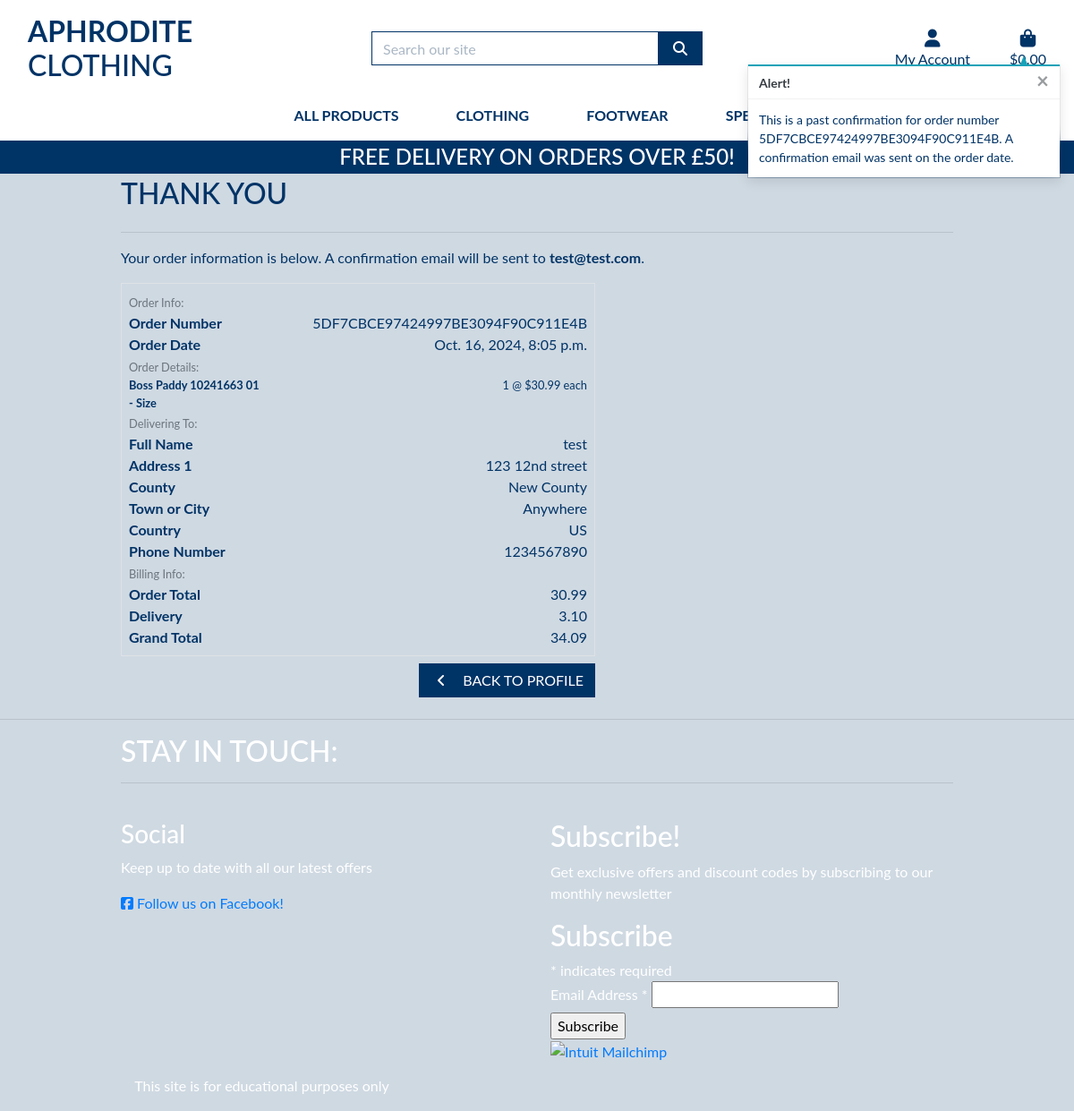
The page /profile/order_history/5DF7CBCE97424997BE3094F90C911E4B on the database its author committed.
### checkout/models.py (models this page shows, shortened)
class Order(models.Model):
    order_number = models.CharField(max_length=32, null=False, editable=False)
    user_profile = models.ForeignKey(UserProfile, on_delete=models.SET_NULL,
                                     null=True, blank=True,
                                     related_name='orders')
    full_name = models.CharField(max_length=50, null=False, blank=False)
    email = models.EmailField(max_length=254, null=False, blank=False)
    phone_number = models.CharField(max_length=20, null=False, blank=False)
    country = CountryField(blank_label='Country *',
                           max_length=40, null=False, blank=False)
    postcode = models.CharField(max_length=20, null=True, blank=True)
    town_or_city = models.CharField(max_length=40, null=False, blank=False)
    street_address1 = models.CharField(max_length=80, null=False, blank=False)
    street_address2 = models.CharField(max_length=80, null=True, blank=True)
    county = models.CharField(max_length=80, null=True, blank=True)
    date = models.DateTimeField(auto_now_add=True)
    delivery_cost = models.DecimalField(
        max_digits=6, decimal_places=2, null=False, default=0)
    order_total = models.DecimalField(
        max_digits=10, decimal_places=2, null=False, default=0)
    grand_total = models.DecimalField(
        max_digits=10, decimal_places=2, null=False, default=0)
    original_bag = models.TextField(null=False, blank=False, default='')
    stripe_pid = models.CharField(
        max_length=254, null=False, blank=False, default='')

class OrderLineItem(models.Model):
    order = models.ForeignKey(
        Order, null=False, blank=False, on_delete=models.CASCADE,
        related_name='lineitems')
    product = models.ForeignKey(
        Product, null=False, blank=False, on_delete=models.CASCADE)
    product_size = models.CharField(
        max_length=2, null=True, blank=True)  # XS, S, M, L, XL
    quantity = models.IntegerField(null=False, blank=False, default=0)
    lineitem_total = models.DecimalField(
        max_digits=6, decimal_places=2, null=False,
        blank=False, editable=False)

### products/models.py (models this page shows, shortened)
class Product(models.Model):
    category = models.ForeignKey(
        'Category', null=True, blank=True, on_delete=models.SET_NULL)
    sku = models.CharField(max_length=254, null=True, blank=True)
    name = models.CharField(max_length=254)
    description = models.TextField()
    has_sizes = models.BooleanField(default=False, null=True, blank=True)
    price = models.DecimalField(max_digits=6, decimal_places=2)
    rating = models.DecimalField(
        max_digits=6, decimal_places=2, null=True, blank=True)
    image_url = models.URLField(max_length=1024, null=True, blank=True)
    image = models.ImageField(null=True, blank=True)

### profiles/views.py (the view)
# urls.py: path('order_history/<order_number>',
def order_history(request, order_number):
    order = get_object_or_404(Order, order_number=order_number)
    messages.info(request, (
        f'This is a past confirmation for order number {order_number}. '
        'A confirmation email was sent on the order date.'
    ))
    template = 'checkout/checkout_success.html'
    context = {
        'order': order,
        'from_profile': True,
    }
    return render(request, template, context)

### bag/contexts.py (called while the page is built, shortened)
def bag_contents(request):
    bag_items = []
    total = 0
    product_count = 0
    bag = request.session.get('bag', {})
    if total < settings.FREE_DELIVERY_THRESHOLD:
        delivery = total * Decimal(settings.STANDARD_DELIVERY_PERCENTAGE / 100)
        free_delivery_delta = settings.FREE_DELIVERY_THRESHOLD - total
    else:
        delivery = 0
        free_delivery_delta = 0
    grand_total = delivery + total
    context = {
        'bag_items': bag_items,
        'total': total,
        'product_count': product_count,
        'delivery': delivery,
        'free_delivery_delta': free_delivery_delta,
        'free_delivery_threshold': settings.FREE_DELIVERY_THRESHOLD,
        'grand_total': grand_total,
    }
    return context

### checkout/templates/checkout/checkout_success.html (shortened to what this page needs)
{% extends "base.html" %}
{% load static %}
{% block extra_css %}
    <link rel="stylesheet" href="{% static 'checkout/css/checkout.css' %}">
{% endblock %}
{% block page_header %}
    <div class="container header-container">
    </div>
{% endblock %}
{% block content %}
    <div class="overlay"></div>
    <div class="container">
        <div class="row">
            <div class="col">
                <h2 class="logo-font mb-4">Thank You</h2>
                <hr>
                <p class="text-black">Your order information is below. A confirmation email will be sent to <strong>{{ order.email }}</strong>.</p>
            </div>
        </div>
        <div class="row">
            <div class="col-12 col-lg-7">
                <div class="order-confirmation-wrapper p-2 border">
                    <div class="row">
                        <div class="col">
                            <small class="text-muted">Order Info:</small>
                        </div>
                    </div>
                    <div class="row">
                        <div class="col-12 col-md-4">
                            <p class="mb-0 text-black font-weight-bold">Order Number</p>
                        </div>
                        <div class="col-12 col-md-8 text-md-right">
                            <p class="mb-0">{{ order.order_number }}</p>
                        </div>
                    </div>
                    <div class="row">
                        <div class="col-12 col-md-4">
                            <p class="mb-0 text-black font-weight-bold">Order Date</p>
                        </div>
                        <div class="col-12 col-md-8 text-md-right">
                            <p class="mb-0">{{ order.date }}</p>
                        </div>
                    </div>
                    <div class="row">
                        <div class="col">
                            <small class="text-muted">Order Details:</small>
                        </div>
                    </div>
                    {% for item in order.lineitems.all %}
                    <div class="row">
                        <div class="col-12 col-md-4">
                            <p class="small mb-0 text-black font-weight-bold">
                                {{ item.product.name }}{% if item.product_size %} - Size {{ item.product.size|upper }}{% endif %}
                            </p>
                        </div>
                        <div class="col-12 col-md-8 text-md-right">
                            <p class="small mb-0">{{ item.quantity }} @ ${{ item.product.price }} each</p>
                        </div>
                    </div>
                    {% endfor %}
                    <div class="row">
                        <div class="col">
                            <small class="text-muted">Delivering To:</small>
                        </div>
                    </div>
                    <div class="row">
                        <div class="col-12 col-md-4">
                            <p class="mb-0 text-black font-weight-bold">Full Name</p>
                        </div>
                        <div class="col-12 col-md-8 text-md-right">
                            <p class="mb-0">{{ order.full_name }}</p>
                        </div>
                    </div>
                    <div class="row">
                        <div class="col-12 col-md-4">
                            <p class="mb-0 text-black font-weight-bold">Address 1</p>
                        </div>
                        <div class="col-12 col-md-8 text-md-right">
                            <p class="mb-0">{{ order.street_address1 }}</p>
                        </div>
                    </div>
                    {% if order.county %}
                    <div class="row">
                        <div class="col-12 col-md-4">
                            <p class="mb-0 text-black font-weight-bold">County</p>
                        </div>
                        <div class="col-12 col-md-8 text-md-right">
                            <p class="mb-0">{{ order.county }}</p>
                        </div>
                    </div>
                    {% endif %}
                    <div class="row">
                        <div class="col-12 col-md-4">
                            <p class="mb-0 text-black font-weight-bold">Town or City</p>
                        </div>
                        <div class="col-12 col-md-8 text-md-right">
                            <p class="mb-0">{{ order.town_or_city }}</p>
                        </div>
                    </div>
                    <div class="row">
                        <div class="col-12 col-md-4">
                            <p class="mb-0 text-black font-weight-bold">Country</p>
                        </div>
                        <div class="col-12 col-md-8 text-md-right">
                            <p class="mb-0">{{ order.country }}</p>
                        </div>
                    </div>
                    <div class="row">
                        <div class="col-12 col-md-4">
                            <p class="mb-0 text-black font-weight-bold">Phone Number</p>
                        </div>
                        <div class="col-12 col-md-8 text-md-right">
                            <p class="mb-0">{{ order.phone_number }}</p>
                        </div>
                    </div>
                    <div class="row">
                        <div class="col">
                            <small class="text-muted">Billing Info:</small>
                        </div>
                    </div>
                    <div class="row">
                        <div class="col-12 col-md-4">
                            <p class="mb-0 text-black font-weight-bold">Order Total</p>
                        </div>
                        <div class="col-12 col-md-8 text-md-right">
                            <p class="mb-0">{{ order.order_total }}</p>
                        </div>
                    </div>
                    <div class="row">
                        <div class="col-12 col-md-4">
                            <p class="mb-0 text-black font-weight-bold">Delivery</p>
                        </div>
                        <div class="col-12 col-md-8 text-md-right">
                            <p class="mb-0">{{ order.delivery_cost }}</p>
                        </div>
                    </div>
                    <div class="row">
                        <div class="col-12 col-md-4">
                            <p class="mb-0 text-black font-weight-bold">Grand Total</p>
                        </div>
                        <div class="col-12 col-md-8 text-md-right">
                            <p class="mb-0">{{ order.grand_total }}</p>
                        </div>
                    </div>
                </div>
            </div>
        </div>
        <div class="row">
			<div class="col-12 col-lg-7 text-right">
                {% if from_profile %}
                    <a href="{% url 'profile' %}" class="btn btn-black rounded-0 my-2">
                        <span class="icon mr-2">
                            <i class="fas fa-angle-left"></i>
                        </span>
                        <span class="text-uppercase">Back to Profile</span>
                    </a>
                {% endif %}
			</div>
		</div>
    </div>
{% endblock %}

### static/css/base.css (style rules this page uses)
html { height: 100%; }
body { background: url('/media/RWR_HomeBanner2.jpg') no-repeat center center fixed; background-size: cover; height: calc(100vh - 164px); color: #003366; font-family: 'Lato'; }
.icon { align-items: center; display: inline-flex; justify-content: center; height: 1.5rem; width: 1.5rem; }
.logo-font { text-transform: uppercase; }
.btn-black { background: #003366; color: white; }
.text-black { color: #003366 !important; }
.overlay { height: 100%; width: 100%; top: 0; left: 0; position: fixed; background: #cfd9e2; z-index: -1; }
@media (min-width: 1200px) { .container { max-width: 80%; } }
@media (min-width: 992px) { .header-container { padding-top: 164px; } }

### rows shown on the page
Order: email "test@test.com", order_number "5DF7CBCE97424997BE3094F90C911E4B", date "Oct. 16, 2024, 8:05 p.m.", full_name "test", street_address1 "123 12nd street", county "New County", town_or_city "Anywhere", country "US", phone_number "1234567890", order_total "30.99", delivery_cost "3.10", grand_total "34.09"
OrderLineItem: product.name "Boss Paddy 10241663 01", quantity "1", product.price "30.99"

### other values the page prints
{{ free_delivery_threshold }} "50"
{{ message }} "This is a past confirmation for order number 5DF7CBCE97424997BE3094F90C911E4B. A confirmation email was sent on the order date."
